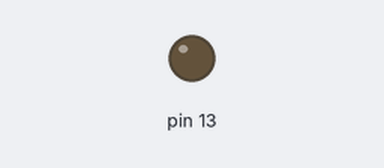
The sketch below on a simulated Arduino Uno, built with avr-gcc and run on an emulated ATmega328P. Parts: output pins drawn as LEDs (lit = HIGH).

Above: at 7.5 s.
At 39.5 s:
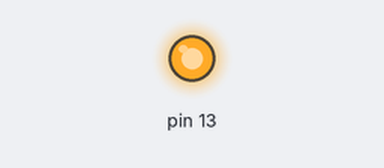
Timing chart, 0 to 53.3 s (numbered marks = the images above):
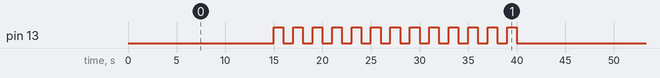

Measured:
- by itself, pin 13: repeats every 41.0 s: HIGH 1.0 s, LOW 16.0 s, 12 × (HIGH 1.0 s, LOW 1.0 s)
- by itself, everything shown: repeats every 41.0 s, in 26 steps

The sketch:

sketch_jun02a.ino
```cpp
void setup() {
  // put your setup code here, to run once:
  pinMode(13, OUTPUT);
}


void loop() {
   // put your main code here, to run repeatedly:
   delay(15000);
   for(int i=0;i<13;i++){
     digitalWrite(13, HIGH);
     delay(1000);
     digitalWrite(13, LOW);
     delay(1000);
   }
 }
```
